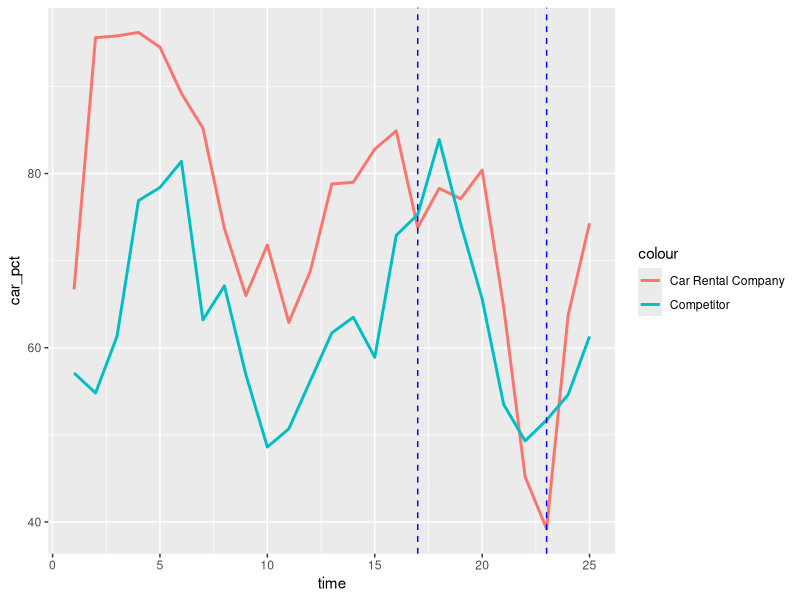
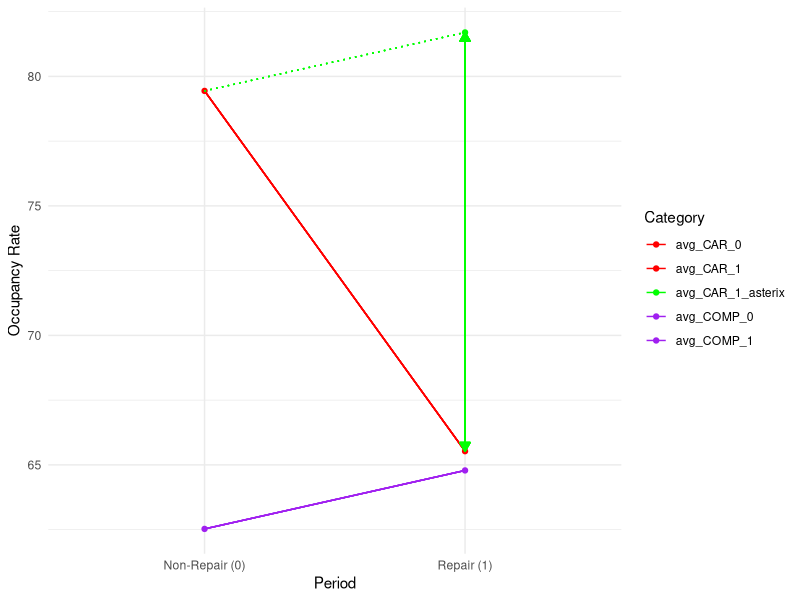
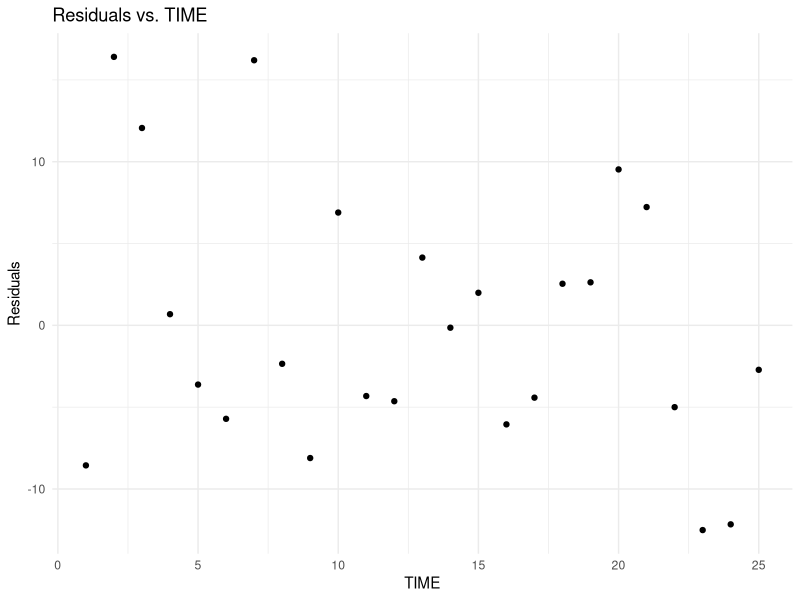

Generate these figures, in order, with R:
## ---- chunk 1
# Load necessary libraries
library(readxl)

# Read the data
data_1 <- read_excel("Income.xlsx")

# Fit a linear regression model
model_1 <- lm(Income ~ Participation, data = data_1)

# Summarize the model
summary(model_1)
## ---- chunk 2
# Read the data
data_2 <- read_excel("Investment.xlsx")

# Fit a linear regression model for Profitability
model_2 <- lm(Profitability ~ `Tax Policy`, data = data_2)

# Summarize the model
summary(model_2)

# Fit a linear regression model for Investment
model_3 <- lm(Investment ~ `Tax Policy`, data = data_2)

# Summarize the model
summary(model_3)
## ---- chunk 3
# Load necessary libraries
library(ggplot2)
library(readr)

# Read the dataset
data_3 <- read_csv("cars.csv")

# Create a line plot of CAR_PCT and COMP_PCT over TIME
ggplot(data_3, aes(x = time)) +
  geom_line(aes(y = car_pct, color = "Car Rental Company"), linewidth = 1) +
  geom_line(aes(y = comp_pct, color = "Competitor"), linewidth = 1) +
  geom_vline(xintercept = 17, linetype = "dashed", color = "blue") +
  geom_vline(xintercept = 23, linetype = "dashed", color = "blue")
  # Vertical line for the start of the repair period
  labs(title = "Occupancy Rates Over Time",
       x = "Time (Months)",
       y = "Occupancy Rate") +
  scale_color_manual(values = c( "Competitor" = "turquoise")) +
  theme_minimal()
## ---- chunk 4
# Load necessary libraries
library(dplyr)

# Separate data for non-repair and repair periods
non_repair_data <- data_3 %>%
  filter(time <= 16 | time> 23)

repair_data <- data_3 %>%
  filter(time > 16 & time <=23)

# Calculate average occupancies during non-repair period
avg_CAR_0 <- mean(non_repair_data$car_pct)
avg_COMP_0 <- mean(non_repair_data$comp_pct)

# Calculate average occupancies during repair period
avg_CAR_1 <- mean(repair_data$car_pct)
avg_COMP_1 <- mean(repair_data$comp_pct)

# Calculate the difference in average occupancies during the non-repair period
diff_occupancy <- avg_CAR_0 - avg_COMP_0

# Estimate the company’s occupancy rate that have maintained 
# the same relative difference in occupancy if there had been no repairs.
avg_CAR_1_asterix <- avg_COMP_1 + (avg_CAR_0 - avg_COMP_0)

# Calculate the "simple" difference estimate of lost occupancy
lost_occupancy <- avg_CAR_1_asterix - avg_CAR_1

# Calculate the amount of revenue lost during the seven-month period
lost_revenue <- lost_occupancy * 215 * 56.61
## ---- chunk 5
avg_CAR_0
## ---- chunk 6
avg_COMP_0
## ---- chunk 7
avg_CAR_1
## ---- chunk 8
avg_COMP_1
## ---- chunk 9
diff_occupancy
## ---- chunk 10
avg_CAR_1_asterix
## ---- chunk 11
lost_occupancy
## ---- chunk 12
lost_revenue
## ---- chunk 13
library(ggplot2)

# Create a data frame with the specified values
occupancy_data <- data.frame(
  Category = c("avg_CAR_0", "avg_CAR_1", "avg_CAR_1_asterix", "avg_COMP_0", "avg_COMP_1"),
  Value = c(avg_CAR_0, avg_CAR_1, avg_CAR_1_asterix, avg_COMP_0, avg_COMP_1),
  Period = factor(c("Non-Repair (0)", "Repair (1)", "Repair (1)", "Non-Repair (0)", 
                    "Repair (1)"))
)

# Create a scatterplot
ggplot(occupancy_data, aes(x = as.factor(Period), y = Value, color = Category)) +
  geom_point() +
  geom_line(aes(group = Category)) + 
  geom_segment(aes(x = "Non-Repair (0)", xend = "Repair (1)", y = avg_CAR_0, 
                   yend = avg_CAR_1),
            color = "red") +
  geom_segment(aes(x = "Non-Repair (0)", xend = "Repair (1)", y = avg_CAR_0, 
                   yend = avg_CAR_1_asterix),
               linetype = "dotted", color = "green") +
  geom_segment(aes(x = "Non-Repair (0)", xend = "Repair (1)", y = avg_COMP_0, 
                   yend = avg_COMP_1),
            color = "purple") + 
  geom_segment(aes(x = "Repair (1)", xend = "Repair (1)", y = avg_CAR_1_asterix, 
                   yend = avg_CAR_1),
               arrow = arrow(type = "closed", length = unit(0.1, "inches")), 
               color = "green") +
  geom_segment(aes(x = "Repair (1)", xend = "Repair (1)", y = avg_CAR_1, 
                   yend = avg_CAR_1_asterix),
               arrow = arrow(type = "closed", length = unit(0.1, "inches")), 
               color = "green") +
  labs(
    x = "Period",
    y = "Occupancy Rate",
    color = "Category"
  ) +
  scale_color_manual(values = c("avg_CAR_0" = "red", "avg_CAR_1" = "red", 
                                "avg_CAR_1_asterix" = "green", 
                                "avg_COMP_0" = "purple", 
                                "avg_COMP_1" = "purple")) +
  theme_minimal()
## ---- chunk 14
# Define the regression model
model_4 <- lm(car_pct ~ comp_pct + relprice + repair, data = data_3)

# Obtain the least squares estimates of the parameters
summary(model_4)
## ---- chunk 15
# Given coefficient for repair 
coef_repair <- coef(model_4)["repair"]

# Estimate the revenue lost during the repair period
lost_revenue_repair<- coef_repair * 215 * 56.61

# The "simple" difference estimate of lost occupancy
lost_occupancy <- avg_CAR_1_asterix - avg_CAR_1

# Compare the two estimates
if (lost_revenue_repair > lost_occupancy) {
  cat("Revenue lost using repair is greater than the simple estimate. \n")
} else if (lost_revenue_repair < lost_occupancy) {
  cat("Simple estimate of lost occupancy is greater than revenue lost using repair. \n")
} else {
  cat("Both estimates are equal. \n")
}
## ---- chunk 16
# Calculate the standard error of the coefficient for repair
se_repair <- summary(model_4)$coefficients["repair", "Std. Error"]

# Calculate the t-statistic for a 95% confidence interval (assuming normal distribution)
t_stat <- qt(0.975, df = length(data_3$repair) - 4)

# Calculate the margin of error for the coefficient of repair
margin_of_error <- t_stat * se_repair

# Calculate the lower and upper bounds of the 95% confidence interval
lower_bound <- coef_repair - margin_of_error
upper_bound <- coef_repair + margin_of_error

# Estimate the revenue loss during the repair period using the lower and upper bounds
upper_revenue_estimate <- abs(lower_bound) * 215 * 56.61
lower_revenue_estimate <- abs(upper_bound) * 215 * 56.61
## ---- chunk 17
lower_revenue_estimate
## ---- chunk 18
upper_revenue_estimate
## ---- chunk 19
lost_revenue
## ---- chunk 20
# Obtain the residuals from the linear regression model 
# (assuming you've already fitted the model)
residuals <- residuals(model_4)

# Create a data frame with TIME and residuals
residual_data <- data.frame(TIME = data_3$time, Residuals = residuals)

# Load necessary libraries for plotting
library(ggplot2)

# Create a scatterplot of residuals against TIME
ggplot(residual_data, aes(x = TIME, y = Residuals)) +
  geom_point() +
  labs(title = "Residuals vs. TIME",
       x = "TIME",
       y = "Residuals") +
  theme_minimal()
